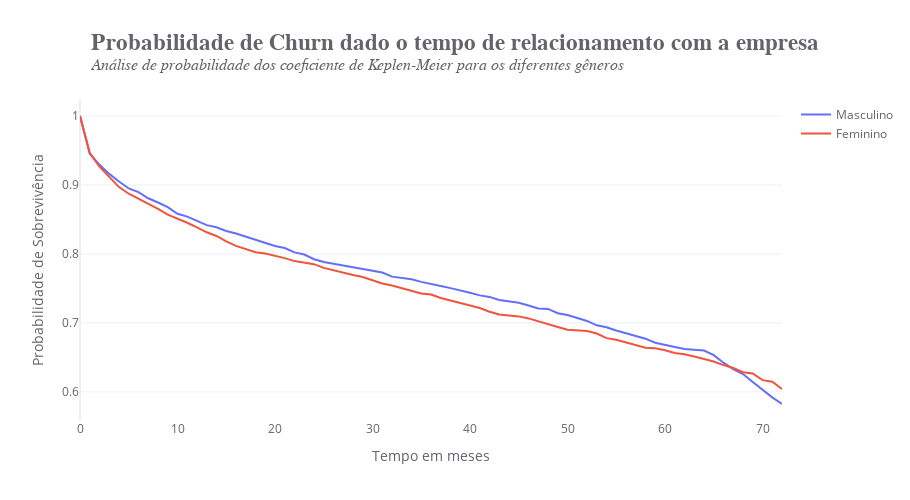

Notebook code for this chart:
### Markdown cell above
A probabilidade geral de sobrevivência é bem alta, se mantendo acima de 50% 
durante todo o período. Nos primeiros 4 meses, a probabilidade do cliente não 
churnar é acima de 90%.

Agora, vamos ver se há diferença entre os grupos de gênero e senioridade.

### Code cell
# Filtrando os dados masculinos
data_male = data.query("gender == 'Male'")

# Aplicando o teste
tempo_male, probabilidade_male = kaplan_meier_estimator(data_male['Churn'], data_male['tenure'])

# Filtrando os dados femininos
data_female = data.query("gender == 'Female'")

# Aplicando o teste
tempo_female, probabilidade_female = kaplan_meier_estimator(data_female['Churn'], data_female['tenure'])

# Plotando o gráfico
fig = go.Figure(data=[go.Scatter(x=tempo_male, y=probabilidade_male, name='Masculino'),
                      go.Scatter(x=tempo_female, y=probabilidade_female, name='Feminino')])


# Atualizando o layout da figure
fig.update_layout(
    title='<b>Probabilidade de Churn dado o tempo de relacionamento com a empresa</b><br><sup><i>Análise de probabilidade dos coeficiente de Keplen-Meier para os diferentes gêneros</i></sup>',
    title_font=dict(size=23, family="Arial"),
    font_color='#646369',
    template='plotly_white',
    yaxis=dict(showticklabels=True, showgrid=True, title='Probabilidade de Sobrevivência'),
    xaxis=dict(showgrid=False, title='Tempo em meses'),
    title_x=0.1,
    width=910,
    height=500,
    showlegend=True
)

### Figure 1 — Plotly figure (JSON) as saved in the notebook; plotly's stock layout.template omitted (floating-point values rounded to 4 significant figures)
{"data": [{"name": "Masculino", "type": "scatter", "x": [0, 1, 2, 3, 4, 5, 6, 7, 8, 9, 10, 11, 12, 13, 14, 15, 16, 17, 18, 19, 20, 21, 22, 23, 24, 25, 26, 27, 28, 29, 30, 31, 32, 33, 34, 35, 36, 37, 38, 39, 40, 41, 42, 43, 44, 45, 46, 47, 48, 49, 50, 51, 52, 53, 54, 55, 56, 57, 58, 59, 60, 61, 62, 63, 64, 65, 66, 67, 68, 69, 70, 71, 72], "y": [1, 0.9453, 0.9292, 0.9161, 0.9051, 0.8949, 0.8896, 0.8807, 0.8746, 0.8678, 0.8582, 0.8541, 0.848, 0.8418, 0.8386, 0.8333, 0.8297, 0.825, 0.8206, 0.8153, 0.8116, 0.8085, 0.8023, 0.7991, 0.7923, 0.7882, 0.7857, 0.7832, 0.7815, 0.778, 0.7758, 0.773, 0.7671, 0.7647, 0.7633, 0.7595, 0.756, 0.7535, 0.7504, 0.7473, 0.7436, 0.7399, 0.7377, 0.7333, 0.731, 0.7293, 0.7251, 0.7209, 0.7203, 0.714, 0.7115, 0.7069, 0.7028, 0.6965, 0.6936, 0.6891, 0.6852, 0.6821, 0.6771, 0.6712, 0.6686, 0.6649, 0.6621, 0.6611, 0.66, 0.6531, 0.6423, 0.6331, 0.6258, 0.6144, 0.6031, 0.592, 0.5824]}, {"name": "Feminino", "type": "scatter", "x": [0, 1, 2, 3, 4, 5, 6, 7, 8, 9, 10, 11, 12, 13, 14, 15, 16, 17, 18, 19, 20, 21, 22, 23, 24, 25, 26, 27, 28, 29, 30, 31, 32, 33, 34, 35, 36, 37, 38, 39, 40, 41, 42, 43, 44, 45, 46, 47, 48, 49, 50, 51, 52, 53, 54, 55, 56, 57, 58, 59, 60, 61, 62, 63, 64, 65, 66, 67, 68, 69, 70, 71, 72], "y": [1, 0.9466, 0.9265, 0.9114, 0.8969, 0.8873, 0.88, 0.8727, 0.8652, 0.857, 0.8516, 0.8452, 0.8384, 0.8314, 0.8261, 0.8182, 0.8116, 0.8068, 0.8024, 0.8005, 0.7974, 0.7939, 0.7896, 0.7876, 0.7852, 0.7798, 0.776, 0.773, 0.7695, 0.7665, 0.7615, 0.757, 0.7543, 0.7501, 0.7459, 0.7425, 0.741, 0.7361, 0.7325, 0.7284, 0.7253, 0.7216, 0.7162, 0.7123, 0.7112, 0.7094, 0.7065, 0.7023, 0.6973, 0.6941, 0.6902, 0.6895, 0.6881, 0.6845, 0.6779, 0.6756, 0.6717, 0.6683, 0.6641, 0.6632, 0.6604, 0.6565, 0.6544, 0.6511, 0.6477, 0.6441, 0.6388, 0.6346, 0.6285, 0.6267, 0.617, 0.6147, 0.6042]}], "layout": {"font": {"color": "#646369"}, "height": 500, "showlegend": true, "title": {"font": {"family": "Arial", "size": 23}, "text": "<b>Probabilidade de Churn dado o tempo de relacionamento com a empresa</b><br><sup><i>Análise de probabilidade dos coeficiente de Keplen-Meier para os diferentes gêneros</i></sup>", "x": 0.1}, "width": 910, "xaxis": {"showgrid": false, "title": {"text": "Tempo em meses"}}, "yaxis": {"showgrid": true, "showticklabels": true, "title": {"text": "Probabilidade de Sobrevivência"}}}}
